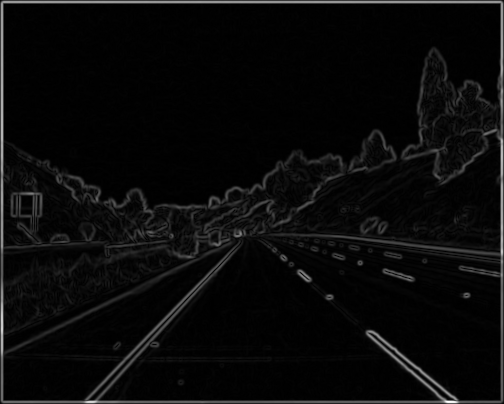
#> input picture edge1.png, 504 x 404 px
$ python line_detection1.py   (Python 2 division)   (older library calls are emulated)
#> lines starting #> are read from the running program, lines starting #| are printed output that depends on the picture; after the words box and inside, x2 and y2 are one past the last pixel; in counts of white or black regions, pixels touching at a corner belong together
### hough_transform.py
from scipy import misc, signal, stats
import matplotlib.pyplot as plt
import numpy as np
from math import *

# this is cartesian
def add_to_fetaure_space_linear(p, feature_space, M_MAX = 20, B_COEFF = 0.1):
	#### drawing the y = mx + b point represantation in the fateure space

	vmin = - len(feature_space[0]) / 2
	vmax = len(feature_space[0]) / 2

	space = np.linspace(- M_MAX, M_MAX, len(feature_space))

	for i in range(len(space)):
		m = space[i]
		y = p[0]
		x = p[1]

		b = int((y - m * x) * B_COEFF)


		if b > vmax or b < vmin : continue
		b+= vmax-1


		feature_space[i, b] += 1

	return feature_space

# [41 lines left out: functions get_hough_space_from_image, add_to_hough_space_polar, build_line_polar, coord_to_polar, not called in this run]

# this is cartesian
def build_line(shape, m, b, val = 99):
	im = np.zeros(shape)
	for x in range(shape[1]):
		point_y = int(m * x + b)
		if point_y < 0 or point_y >= shape[0] : continue

		im[point_y][x] = val
	return im


# this is cartesian
def space_point_to_line(p, feature_space, M_MAX = 20, B_COEFF = 0.1):
	space = np.linspace(- M_MAX, M_MAX, len(feature_space))
	m = space[p[0]]
	b = p[1] - len(feature_space[0]) / 2

	return m, b

def get_coordinates(feature_space, val):
	points = []
	coords = np.where(feature_space == val)

	for i in range(len(coords[0])):
		points.append((coords[0][i], coords[1][i]))
	return points


# [57 lines left out: function run, not called in this run]


# [2 lines that do not run on import are left out]

### line_detection1.py
from scipy import misc, signal, stats
import matplotlib.pyplot as plt
import numpy as np
from math import *
from hough_transform import *

img = np.array(misc.imresize(misc.imread('edge1.png', mode = 'L'), (100, 100)), dtype="float32")
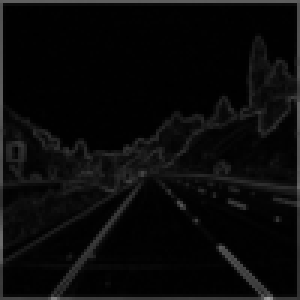
#> img: shape (100, 100) float32 (shown 3 times larger); min 0, max 160, mean 10.2

img = np.array(img[60:, :])
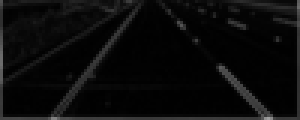
#> img: shape (40, 100) float32 (shown 3 times larger); min 0, max 160, mean 10.8
im = np.array(img)

M_MAX = 2
B_COEFF = 1

feature_space = np.zeros((200, 200))


for i, row in enumerate(im):
	for j, pix in enumerate(row):
		if pix < 20  :
			im[i,j] = 0
		else :
			im[i,j] = 1
			feature_space = add_to_fetaure_space_linear((i, j), feature_space, M_MAX = M_MAX, B_COEFF = B_COEFF)
#> this loop made 40 passes
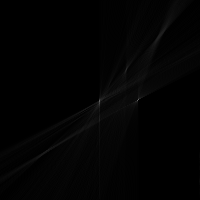
#> feature_space: shape (200, 200) float64; min 0, max 100, mean 2.6
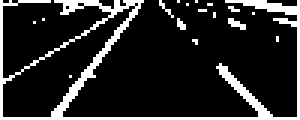
#> im: shape (40, 100) float32 (shown 3 times larger); values 0 (black) and 1 (white), 15.4% white in thin lines or dots


val_set = list(set(feature_space.flatten()))
print val_set
#> (printed output is left out)
candidates = []

CANDIDATE_NUMBER = min(20, len(val_set))
SLOPE_THRESHOLD = 0.3

i = 0
while i < CANDIDATE_NUMBER:
	candidates = get_coordinates(feature_space, val_set[-i - 1])
	i += 1
#> this loop made 20 passes

proposal = np.zeros(im.shape)
#proposal = np.array(img)


for p in candidates:

	m, b = space_point_to_line(p, feature_space, M_MAX = M_MAX, B_COEFF = B_COEFF)

	if abs(m) < SLOPE_THRESHOLD : continue
	#print "candidate:", m, b


	line = build_line(proposal.shape, m, b, val = 10)


	proposal += line
#> this loop made 12 passes
#> p on passes 1 to 12: (32, 163), (36, 160), (41, 156), (42, 155), (66, 127), (97, 104), (101, 100), (102, 97), (104, 97), (106, 98), (150, 47), (152, 44)
#> pass 1, `line = build_line(proposal.shape, m, b, val = 10)`:
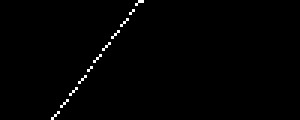
#> line: shape (40, 100) float64 (shown 3 times larger); values 0 (black) and 10 (white), 0.78% white in thin lines or dots, all inside (x1, y1, x2, y2) = (17, 0, 48, 40)
#> pass 3, `line = build_line(proposal.shape, m, b, val = 10)`:
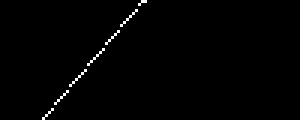
#> line: shape (40, 100) float64 (shown 3 times larger); values 0 (black) and 10 (white), 0.88% white in thin lines or dots, all inside (x1, y1, x2, y2) = (14, 0, 49, 40)
#> after the loop:
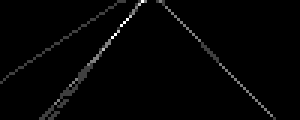
#> proposal: shape (40, 100) float64 (shown 3 times larger); min 0, max 40, mean 0.6; drawn with min black and max white


plt.subplot(2,1,1)
plt.imshow(img, interpolation="none")

#plt.subplot(1,3,2)
#plt.imshow(feature_space, interpolation="none")

plt.subplot(2,1,2)
plt.imshow(proposal, interpolation="none")

plt.show()
